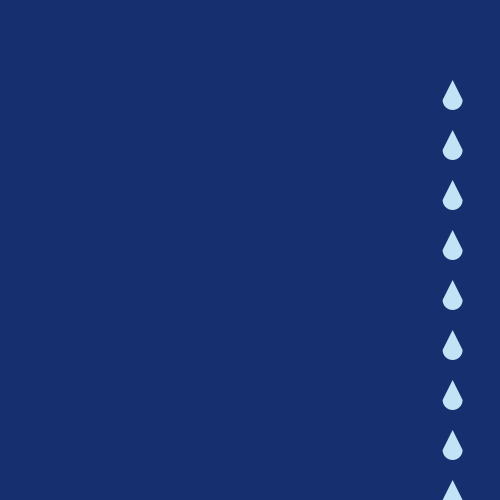
Frame 1 (no input)
Frame 60 (the mouse pressed at the canvas centre just before this capture): identical to frame 1, image omitted
Frame 120 (the mouse held since frame 60 and released just before this capture): identical to frame 1, image omitted

The Processing sketch that drew this single still picture (run headless with seeded random() and noise(); from frame 60 on, the mouse is pressed at the canvas centre):

// Processing sketch: Ashley_Kuo___array_teardrop
// ── Ashley_Kuo___array_teardrop.pde
float x = random(0, 700);

float[] tearDropX = new float[100];
float[] tearDropY = new float[100];

void setup() {
  size(500, 500);
  background(#16306F);
  tearDrop(x, 100);
  tearDrop(x, 150);
  tearDrop(x, 200);
  tearDrop(x, 250);
  tearDrop(x, 300);
  tearDrop(x, 350);
  tearDrop(x, 400);
  tearDrop(x, 450);
  tearDrop(x, 500);
  tearDrop(x, 550);
  x = random(0, width);
  for (int i = 0; i < 100; i++) {
    float x = random(0, width);
    float y = random(0, height);
    tearDropX[i] = x;
    tearDropY[i] = y;
  }
}

void draw() {
  noStroke();
  for(int i = 0; i < 100; i++) {
    point(tearDropX[i], tearDropY[i]);
  }
}
void tearDrop(float x, float y) {
  noStroke();
  fill(#C1E3F5);
  arc(x, y, 20, 20,
    radians(0), radians(180), OPEN);
  triangle(x-10, y, x, y-20, x+10, y);
}
